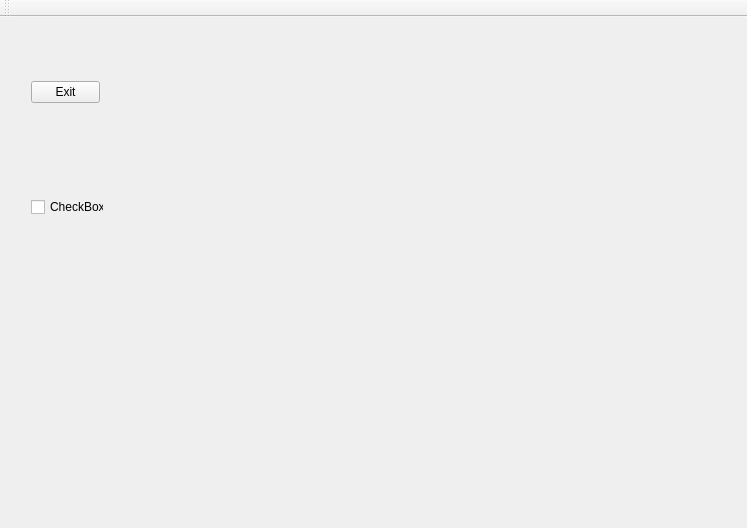
<?xml version="1.0" encoding="UTF-8"?>
<ui version="4.0">
 <class>MainWindow</class>
 <widget class="QMainWindow" name="MainWindow">
  <property name="geometry">
   <rect>
    <x>0</x>
    <y>0</y>
    <width>747</width>
    <height>528</height>
   </rect>
  </property>
  <property name="windowTitle">
   <string>Mesh_Computational_Geometry</string>
  </property>
  <widget class="QWidget" name="centralWidget">
   <property name="sizePolicy">
    <sizepolicy hsizetype="Expanding" vsizetype="Preferred">
     <horstretch>0</horstretch>
     <verstretch>0</verstretch>
    </sizepolicy>
   </property>
   <widget class="GLDisplayWidget" name="widget" native="true">
    <property name="geometry">
     <rect>
      <x>140</x>
      <y>10</y>
      <width>601</width>
      <height>491</height>
     </rect>
    </property>
   </widget>
   <widget class="QWidget" name="verticalLayoutWidget">
    <property name="geometry">
     <rect>
      <x>20</x>
      <y>30</y>
      <width>91</width>
      <height>91</height>
     </rect>
    </property>
    <layout class="QVBoxLayout" name="verticalLayout">
     <item>
      <widget class="QPushButton" name="pushButton">
       <property name="text">
        <string>Exit</string>
       </property>
      </widget>
     </item>
    </layout>
   </widget>
   <widget class="QWidget" name="horizontalLayoutWidget">
    <property name="geometry">
     <rect>
      <x>20</x>
      <y>150</y>
      <width>95</width>
      <height>80</height>
     </rect>
    </property>
    <layout class="QHBoxLayout" name="horizontalLayout">
     <item>
      <widget class="QCheckBox" name="checkBox">
       <property name="text">
        <string>CheckBox</string>
       </property>
      </widget>
     </item>
    </layout>
   </widget>
  </widget>
  <widget class="QToolBar" name="mainToolBar">
   <attribute name="toolBarArea">
    <enum>TopToolBarArea</enum>
   </attribute>
   <attribute name="toolBarBreak">
    <bool>false</bool>
   </attribute>
  </widget>
 </widget>
 <layoutdefault spacing="6" margin="11"/>
 <customwidgets>
  <customwidget>
   <class>GLDisplayWidget</class>
   <extends>QWidget</extends>
   <header>gldisplaywidget.h</header>
   <container>1</container>
  </customwidget>
 </customwidgets>
 <resources/>
 <connections>
  <connection>
   <sender>pushButton</sender>
   <signal>released()</signal>
   <receiver>MainWindow</receiver>
   <slot>close()</slot>
   <hints>
    <hint type="sourcelabel">
     <x>78</x>
     <y>92</y>
    </hint>
    <hint type="destinationlabel">
     <x>48</x>
     <y>46</y>
    </hint>
   </hints>
  </connection>
 </connections>
</ui>
